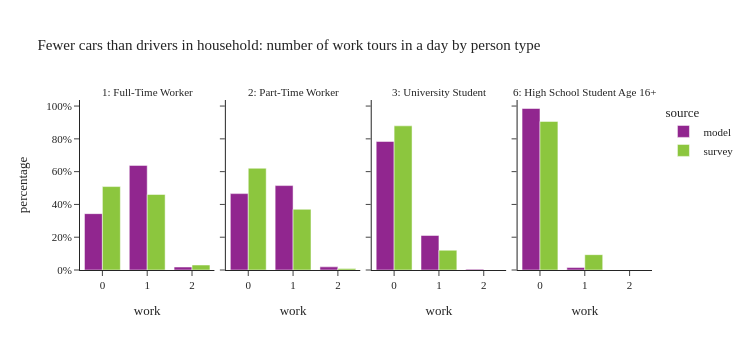

Notebook source saved alongside this figure:
### Code cell
plot_work_tour_ptype(per_data[(per_data['ptype'].isin(worker_ptype)) & (per_data['auto_ownership'] < per_data['num_drivers'])],"Fewer cars than drivers in household: number of work tours in a day by person type")

### Figure 1 — Plotly figure (JSON) as saved in the notebook; plotly's stock layout.template omitted (floating-point values rounded to 4 significant figures)
{"data": [{"alignmentgroup": "True", "customdata": [[251078], [466137], [13189]], "hovertemplate": "source=model<br>ptype_label=1: Full-Time Worker<br>work=%{x}<br>percentage=%{y}<br>sample_size=%{customdata[0]}<extra></extra>", "legendgroup": "model", "marker": {"color": "#91268F", "pattern": {"shape": ""}}, "name": "model", "offsetgroup": "model", "orientation": "v", "showlegend": true, "textposition": "auto", "type": "bar", "x": [0.0, 1.0, 2.0], "xaxis": "x", "y": [0.3438, 0.6382, 0.01806], "yaxis": "y"}, {"alignmentgroup": "True", "customdata": [[73548], [81277], [3011]], "hovertemplate": "source=model<br>ptype_label=2: Part-Time Worker<br>work=%{x}<br>percentage=%{y}<br>sample_size=%{customdata[0]}<extra></extra>", "legendgroup": "model", "marker": {"color": "#91268F", "pattern": {"shape": ""}}, "name": "model", "offsetgroup": "model", "orientation": "v", "showlegend": false, "textposition": "auto", "type": "bar", "x": [0.0, 1.0, 2.0], "xaxis": "x2", "y": [0.466, 0.5149, 0.01908], "yaxis": "y2"}, {"alignmentgroup": "True", "customdata": [[87883], [23611], [584]], "hovertemplate": "source=model<br>ptype_label=3: University Student<br>work=%{x}<br>percentage=%{y}<br>sample_size=%{customdata[0]}<extra></extra>", "legendgroup": "model", "marker": {"color": "#91268F", "pattern": {"shape": ""}}, "name": "model", "offsetgroup": "model", "orientation": "v", "showlegend": false, "textposition": "auto", "type": "bar", "x": [0.0, 1.0, 2.0], "xaxis": "x3", "y": [0.7841, 0.2107, 0.005211], "yaxis": "y3"}, {"alignmentgroup": "True", "customdata": [[80905], [1220]], "hovertemplate": "source=model<br>ptype_label=6: High School Student Age 16+<br>work=%{x}<br>percentage=%{y}<br>sample_size=%{customdata[0]}<extra></extra>", "legendgroup": "model", "marker": {"color": "#91268F", "pattern": {"shape": ""}}, "name": "model", "offsetgroup": "model", "orientation": "v", "showlegend": false, "textposition": "auto", "type": "bar", "x": [0.0, 1.0], "xaxis": "x4", "y": [0.9851, 0.01486], "yaxis": "y4"}, {"alignmentgroup": "True", "customdata": [[691], [545], [12]], "hovertemplate": "source=survey<br>ptype_label=1: Full-Time Worker<br>work=%{x}<br>percentage=%{y}<br>sample_size=%{customdata[0]}<extra></extra>", "legendgroup": "survey", "marker": {"color": "#8CC63E", "pattern": {"shape": ""}}, "name": "survey", "offsetgroup": "survey", "orientation": "v", "showlegend": true, "textposition": "auto", "type": "bar", "x": [0.0, 1.0, 2.0], "xaxis": "x", "y": [0.5089, 0.4608, 0.03032], "yaxis": "y"}, {"alignmentgroup": "True", "customdata": [[254], [100], [5]], "hovertemplate": "source=survey<br>ptype_label=2: Part-Time Worker<br>work=%{x}<br>percentage=%{y}<br>sample_size=%{customdata[0]}<extra></extra>", "legendgroup": "survey", "marker": {"color": "#8CC63E", "pattern": {"shape": ""}}, "name": "survey", "offsetgroup": "survey", "orientation": "v", "showlegend": false, "textposition": "auto", "type": "bar", "x": [0.0, 1.0, 2.0], "xaxis": "x2", "y": [0.6207, 0.3702, 0.009108], "yaxis": "y2"}, {"alignmentgroup": "True", "customdata": [[198], [35]], "hovertemplate": "source=survey<br>ptype_label=3: University Student<br>work=%{x}<br>percentage=%{y}<br>sample_size=%{customdata[0]}<extra></extra>", "legendgroup": "survey", "marker": {"color": "#8CC63E", "pattern": {"shape": ""}}, "name": "survey", "offsetgroup": "survey", "orientation": "v", "showlegend": false, "textposition": "auto", "type": "bar", "x": [0.0, 1.0], "xaxis": "x3", "y": [0.8794, 0.1206], "yaxis": "y3"}, {"alignmentgroup": "True", "customdata": [[63], [2]], "hovertemplate": "source=survey<br>ptype_label=6: High School Student Age 16+<br>work=%{x}<br>percentage=%{y}<br>sample_size=%{customdata[0]}<extra></extra>", "legendgroup": "survey", "marker": {"color": "#8CC63E", "pattern": {"shape": ""}}, "name": "survey", "offsetgroup": "survey", "orientation": "v", "showlegend": false, "textposition": "auto", "type": "bar", "x": [0.0, 1.0], "xaxis": "x4", "y": [0.9064, 0.0936], "yaxis": "y4"}], "layout": {"annotations": [{"font": {}, "showarrow": false, "text": "1: Full-Time Worker", "x": 0.1175, "xanchor": "center", "xref": "paper", "y": 1.0, "yanchor": "bottom", "yref": "paper"}, {"font": {}, "showarrow": false, "text": "2: Part-Time Worker", "x": 0.3725, "xanchor": "center", "xref": "paper", "y": 1.0, "yanchor": "bottom", "yref": "paper"}, {"font": {}, "showarrow": false, "text": "3: University Student", "x": 0.6275, "xanchor": "center", "xref": "paper", "y": 1.0, "yanchor": "bottom", "yref": "paper"}, {"font": {}, "showarrow": false, "text": "6: High School Student Age 16+", "x": 0.8825, "xanchor": "center", "xref": "paper", "y": 1.0, "yanchor": "bottom", "yref": "paper"}], "barmode": "group", "height": 350, "legend": {"title": {"text": "source"}, "tracegroupgap": 0}, "title": {"text": "Fewer cars than drivers in household: number of work tours in a day by person type"}, "width": 750, "xaxis": {"anchor": "y", "domain": [0.0, 0.235], "title": {"text": "work"}}, "xaxis2": {"anchor": "y2", "domain": [0.255, 0.49], "matches": "x", "title": {"text": "work"}}, "xaxis3": {"anchor": "y3", "domain": [0.51, 0.745], "matches": "x", "title": {"text": "work"}}, "xaxis4": {"anchor": "y4", "domain": [0.765, 1.0], "matches": "x", "title": {"text": "work"}}, "yaxis": {"anchor": "x", "domain": [0.0, 1.0], "tickformat": ".0%", "title": {"text": "percentage"}}, "yaxis2": {"anchor": "x2", "domain": [0.0, 1.0], "matches": "y", "showticklabels": false, "tickformat": ".0%"}, "yaxis3": {"anchor": "x3", "domain": [0.0, 1.0], "matches": "y", "showticklabels": false}, "yaxis4": {"anchor": "x4", "domain": [0.0, 1.0], "matches": "y", "showticklabels": false}}}
